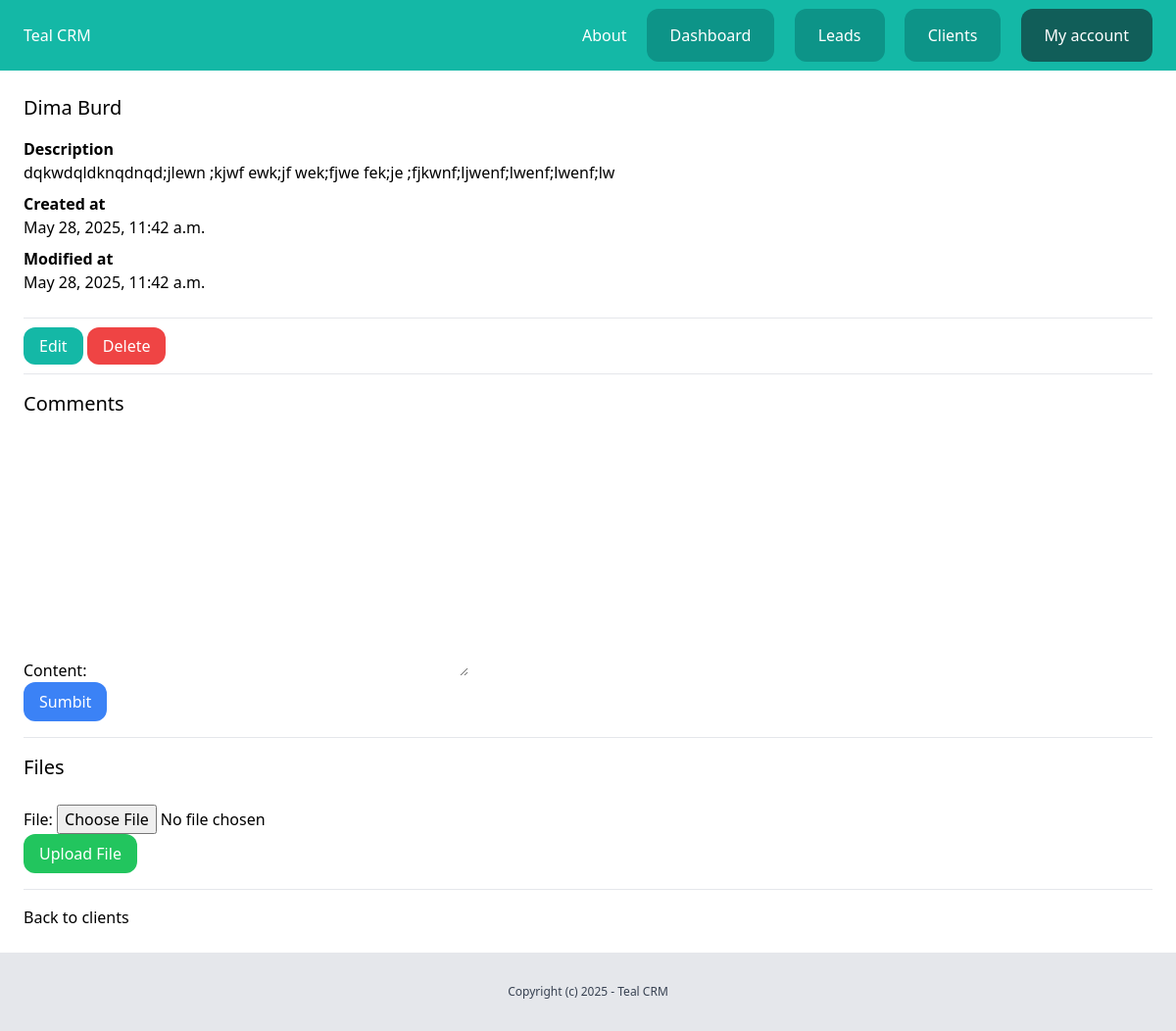
The app's page /dashboard/clients/3/ (signed in), older data.
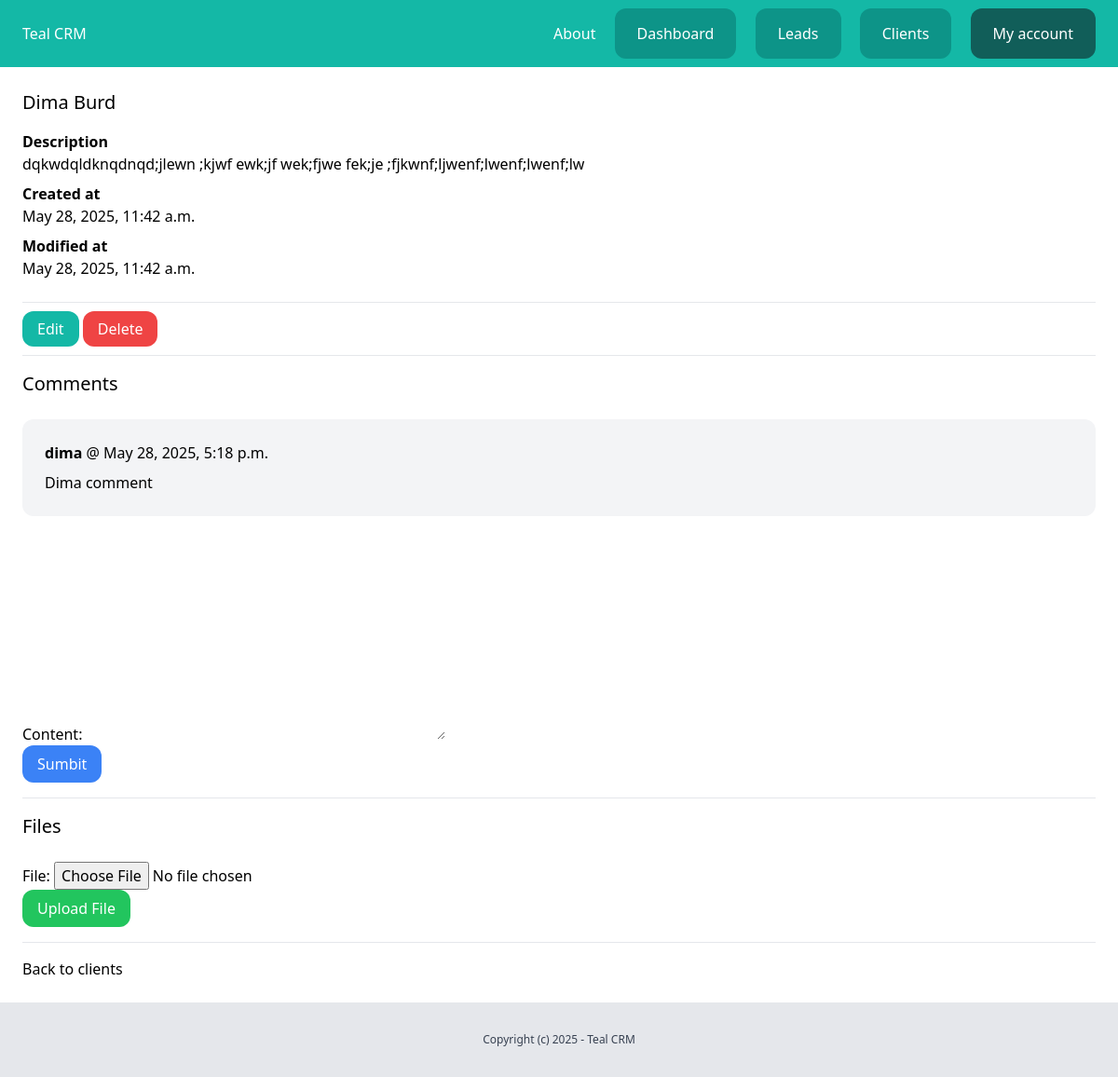
The same page, newer data.
### client/models.py (models this page shows, shortened)
class Comment(models.Model):
    team = models.ForeignKey(Team, related_name='client_comments', on_delete=models.CASCADE)
    client = models.ForeignKey(Client, related_name='comments', on_delete=models.CASCADE)
    content = models.TextField(blank=True, null=True)
    created_by = models.ForeignKey(User, related_name='client_comments', on_delete=models.CASCADE)
    created_at = models.DateTimeField(auto_now_add=True)

### client/views.py (the view, shortened to what this page needs)
# urls.py: path('<int:pk>/', views.clients_detail, name='detail'),
@login_required
def clients_detail(request, pk):
    client = get_object_or_404(Client, created_by=request.user, pk=pk)
    team = Team.objects.filter(created_by=request.user)[0]
    comment_form = AddCommentForm()
    file_form = AddFileForm()
    return render(request, 'client/clients_detail.html', {
        'client': client,
        'form': comment_form,
        'file_form': file_form,
    })

### client/forms.py
class AddCommentForm(forms.ModelForm):
    class Meta:
        model = Comment
        fields = ('content', )

class AddFileForm(forms.ModelForm):
    class Meta:
        model = ClientFile
        fields = ('file', )

### client/templates/client/clients_detail.html (shortened to what this page needs)
{% extends "core/base.html" %}
{% block content %}
    <div class="py-6 px-6">
        <h1 class="mb-4 text-xl">{{ client.name }}</h1>
        {% if client.description %}
            <p class="font-semibold">Description</p>
            <p class="mb-2">{{ client.description }}</p>
        {% endif %}
        <p class="font-semibold">Created at</p>
        <p class="mb-2">{{ client.created_at }}</p>
        <p class="font-semibold">Modified at</p>
        <p class="mb-6">{{ client.modified_at }}</p>
        <hr class="my-4">
        <a href="{% url 'clients:edit' client.id %}" class="py-2 px-4 rounded-xl bg-teal-500 text-white">Edit</a>
        <a href="{% url 'clients:delete' client.id %}" class="py-2 px-4 rounded-xl bg-red-500 text-white">Delete</a>
        <hr class="my-4">
            <h2 class="mb-6 text-xl">Comments</h2>
            <div class="space-y-4">
                {% for comment in client.comments.all %}
                    <div class="bg-gray-100 py-6 px-6 rounded-xl">
                        <p class="mb-2"><strong>{{ comment.created_by }}</strong> @ {{ comment.created_at }}</p>
                        {{ comment.content }}
                    </div>
                {% endfor %}
            </div>
        <form action="{% url 'clients:comment' client.id %}" method="POST">
            {{ form.as_p}}
            <button type="submit" name="submit_comment" class="py-2 px-4 rounded-xl bg-blue-500 text-white">Sumbit</button>
        </form>
        <hr class="my-4">
            <h2 class="mb-6 text-xl">Files</h2>
            <form action="{% url 'clients:file' client.id %}" method="POST" enctype="multipart/form-data">
                {{ file_form.as_p }}
                <button type="submit" name="submit_file" class="py-2 px-4 rounded-xl bg-green-500 text-white">Upload File</button>
            </form>
        <hr class="my-4">
        <a href="{% url 'clients:list' %}">Back to clients</a>
    </div>
{% endblock %}

Row changes from the older to the newer data that the page shows:
added Comment: created_by "dima", created_at "May 28, 2025, 5:18 p.m.", content "Dima comment"
